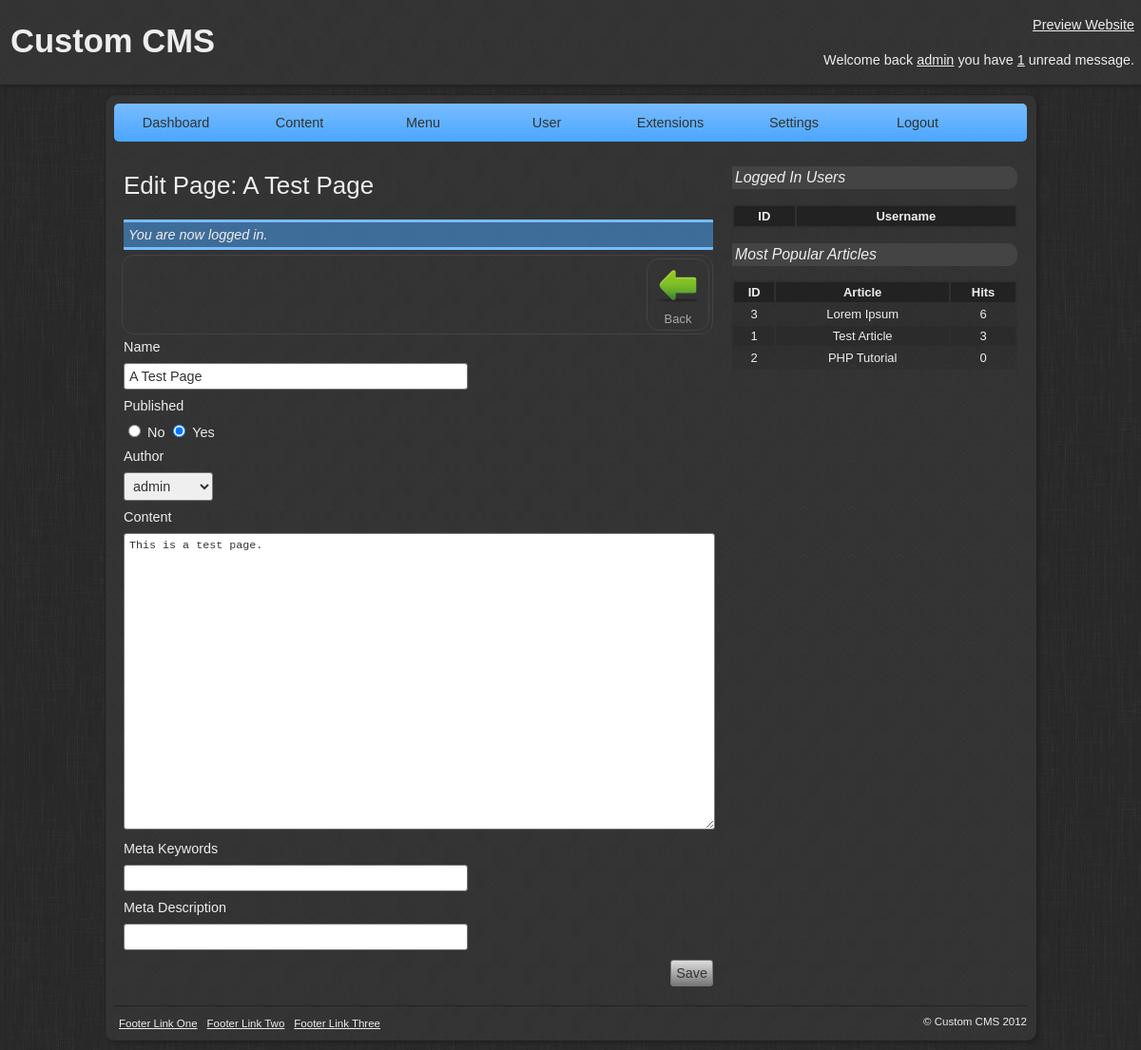
/admin/edit-page.php?id=23 (signed in), run on the app's committed database.
### tables this page shows
CREATE TABLE IF NOT EXISTS `tbl_pages` (
  `id` int(11) NOT NULL AUTO_INCREMENT,
  `author` int(11) NOT NULL,
  `name` varchar(255) NOT NULL,
  `content` text NOT NULL,
  `keywords` varchar(255) NOT NULL,
  `description` varchar(255) NOT NULL,
  `published` int(1) NOT NULL,
  `date_modified` datetime NOT NULL,
  `date_created` datetime NOT NULL,
  PRIMARY KEY (`id`)
);

CREATE TABLE IF NOT EXISTS `tbl_articles` (
  `id` int(11) NOT NULL AUTO_INCREMENT,
  `author` int(11) NOT NULL,
  `category` int(11) NOT NULL,
  `name` varchar(255) NOT NULL,
  `content` text NOT NULL,
  `keywords` varchar(100) NOT NULL,
  `description` varchar(100) NOT NULL,
  `hits` int(11) NOT NULL,
  `published` int(1) NOT NULL,
  `comments` int(1) NOT NULL,
  `date_modified` datetime NOT NULL,
  `date_created` datetime NOT NULL,
  PRIMARY KEY (`id`)
);

### library/core/mysql.php (called while the page is built, shortened)
<?php
class MySQL {
	private $connection;
	public function open_connection() {
		$this->connection = mysql_connect(DATABASE_SERVER, DATABASE_USERNAME, DATABASE_PASSWORD);
		if(!$this->connection) {
			die("MySQL connection failed: " . mysql_error());
		} else {
			$db_select = mysql_select_db(DATABASE_NAME, $this->connection);
		}
	}
	public function query($sql) {
		$result = mysql_query($sql, $this->connection);
		return $result;
	}
	public function fetch_array($result) {
		return mysql_fetch_array($result);
	}
}
$database = new MySQL();
?>

### library/core/message.php (called while the page is built, shortened)
<?php
class Message extends Core {
	public static $table_name = 'messages';
	public static function unread_messages($user) {
		global $database;
		$sql = "SELECT COUNT(*) FROM " . DATABASE_TBL_PREFIX . static::$table_name . " WHERE recieved=0 AND recipient='{$user}'";
		$result = $database->query($sql);
		$row = $database->fetch_array($result);
		return array_shift($row);
	}
}
?>

### library/core/core.php (called while the page is built, shortened)
<?php
class Core {
	protected static $table_name;
	public static function instantiate($record) {
		$object = new $class_name;
		foreach($record as $attribute => $value) {
			if($object->has_attribute($attribute)) {
				$object->$attribute = $value;
			}
		}
		return $object;
	}
	public static function find_all() {
		return static::find_by_sql("SELECT * FROM " . DATABASE_TBL_PREFIX . static::$table_name . " ORDER BY id ASC");
	}
	public static function find_by_id($id=0) {
		$result_array = static::find_by_sql("SELECT * FROM " . DATABASE_TBL_PREFIX . static::$table_name . " WHERE id={$id} LIMIT 1");
		return !empty($result_array) ? array_shift($result_array) : false;
	}
	public static function find_by_sql($sql="") {
		global $database;
		$result = $database->query($sql);
		$object_array = array();
		while($row = $database->fetch_array($result)) {
			$object_array[] = static::instantiate($row);
		}
		return $object_array;
	}
	private function has_attribute($attribute) {
		$object_vars = get_object_vars($this);
		return array_key_exists($attribute, $object_vars);
	}
}
?>

### library/core/permission.php (called while the page is built, shortened)
<?php
class Permission extends Core {
	public static function access($access) {
		global $session;
		$user = User::find_by_id($session->user_id);
	}
}
?>

### library/core/article.php (called while the page is built, shortened)
<?php
class Article extends Core {
	public static $table_name = 'articles';
	public static function most_popular($number = 3) {
		return static::find_by_sql("SELECT * FROM " . DATABASE_TBL_PREFIX . self::$table_name . " ORDER BY hits DESC LIMIT {$number}");
	}
}
?>

### admin/edit-page.php (the view, shortened to what this page needs)
<?php
require_once('../library/load.php');
Permission::access(4);
if($_GET['id']) {
	$page_id = $_GET['id'];
	if($page = Page::find_by_id($_GET['id'])) {
		$page_name = $page->name;
		$date_created = $page->date_created;
	} else {
		$session->message('No page was selected.');
		redirect('manage-pages.php');
	}
} else {
	$session->message('You must select a page to edit.');
	redirect('manage-pages.php');
}
$title = 'Edit Page: '.$page->name;
require(ADMIN_TEMPLATE.'header.php');
?>
<div class="toolbar">
    <a href="./manage-pages.php" class="toolbar-button" title="Back to Manage Pages" onclick="return confirm('Any unsaved changes will be lost. Continue?');"><img src="images/icons/back.png" />Back</a>
</div>
<form action="edit-page.php?id=<?php echo $page_id; ?>" method="post">
	<label for="name" class="label">Name</label>
	<input type="text" name="name" id="name" class="textbox input" value="<?php echo $page->name; ?>" />
	<label for="published" class="label">Published</label>
	<?php
		if($page->published == 0) {
			$published1 = ' checked';
			$published2 = NULL;
		} else {
			$published1 = NULL;
			$published2 = ' checked';
		}
	?>
	<input type="radio" name="published" id="published1" class="radio input" value="0"<?php echo $published1; ?> />
	<label for="published1" class="radiolabel">No</label>
	<input type="radio" name="published" id="published2" class="radio input" value="1"<?php echo $published2; ?> />
	<label for="published2" class="radiolabel">Yes</label>
	<label for="author" class="label">Author</label>
	<select name="author" class="select input">
		<?php
			$users = User::find_all();
			foreach($users as $user):
			if($user->id == $page->author) {
				$selected = ' selected';
			} else {
				$selected = NULL;
			}
		?>
		<option value="<?php echo $user->id; ?>"<?php echo $selected; ?>><?php echo $user->username; ?></option>
		<?php endforeach; ?>
	</select>
	<label for="content" class="label">Content</label>
	<textarea name="content" name="content" class="textarea input editor"><?php echo $page->content; ?></textarea>
	<label for="keywords" class="label">Meta Keywords</label>
	<input type="text" name="keywords" id="keywords" class="textbox input" value="<?php echo $page->keywords; ?>" />
	<label for="description" class="label">Meta Description</label>
	<input type="text" name="description" id="description" class="textbox input" value="<?php echo $page->description; ?>" />
	<div class="buttonset">
    	<input type="submit" name="submit" class="button input" value="Save" />
    </div>
</form>
<?php
require(ADMIN_TEMPLATE.'footer.php');
?>

### templates/admin/newdefault/header.php (shortened to what this page needs)
<!DOCTYPE html>
<html lang="en">
<head>
    <link rel="stylesheet" media="screen" href="../templates/admin/newdefault/css/modal.css" />
    <link rel="stylesheet" media="screen" href="../templates/admin/newdefault/css/style.css" />
</head>
<body>
	<div class="header">
    	<div class="header-left">
        	<h1>Custom CMS</h1>
        </div>
        <div class="header-right">
        	<p><a href="../" title="Preview Website">Preview Website</a></p>
            <p>Welcome back <a href="./profile.php?id=<?php echo $_SESSION['user_id']; ?>" title="Your Profile"><?php echo $_SESSION['user_username']; ?></a> you have <a href="./messages.php"><?php echo Message::unread_messages($_SESSION['user_id']); ?></a> unread message<?php if(Message::unread_messages($_SESSION['user_id']) != 1) { echo 's'; } ?>.</p>
        </div>
    </div>
    <div class="wrapper">
    	<ul class="nav">
        	<li><a href="./" title="Dashboard">Dashboard</a></li>
            <li>
            	<a href="#">Content</a>
            </li>
            <li>
            	<a href="#">Menu</a>
            </li>
            <li>
            	<a href="#">User</a>
            </li>
            <li>
            	<a href="#">Extensions</a>
            </li>
            <li><a href="./settings.php" title="System Settings">Settings</a></li>
            <li><a href="./logout.php" title="Logout">Logout</a></li>
        </ul>
    	<div class="content">
        	<h2><?php echo $title; ?></h2>
            <?php if(isset($_SESSION['message'])) {
				echo '<div class="message">'.$_SESSION['message'].'</div>';
			} ?>

### templates/admin/newdefault/footer.php
</div>
        <div class="sidebar">
        	<h3>Logged In Users</h3>
            <table class="sidebar-table">
            	<tr>
                    <th>ID</th>
                    <th>Username</th>
                </tr>
            </table>
            <h3>Most Popular Articles</h3>
			<table class="sidebar-table">
				<tr>
					<th>ID</th>
					<th>Article</th>
					<th>Hits</th>
				</tr>
				<?php
					$most_popular_articles = Article::most_popular();
					foreach($most_popular_articles as $mpa):
				?>
				<tr>
					<td><?php echo $mpa->id; ?></td>
					<td><?php echo $mpa->name; ?></td>
					<td><?php echo $mpa->hits; ?></td>
				</tr>
				<?php endforeach; ?>
			</table>
        </div>
        <div class="footer">
            <div class="footer-left">
                <ul>
                    <li><a href="#">Footer Link One</a></li>
                    <li><a href="#">Footer Link Two</a></li>
                    <li><a href="#">Footer Link Three</a></li>
                </ul>
            </div>
            <div class="footer-right">
                <p>&copy; Custom CMS 2012</p>
            </div>
        </div>
    </div>
</body>
</html>

### templates/admin/newdefault/css/style.css (style rules this page uses)
body { margin: 0; padding: 0; font: .9em Arial; background: url('../images/background.jpg') #222; }
.header { background: url('../images/background_noise.jpg') #333; color: #EEE; padding: 1px; overflow: hidden; margin: 0; box-shadow: 0px 3px 3px #222; }
.header-left { float: left; }
.header-right { float: right; text-align: right; }
.header h1 { font-size: 2.4em; padding: 0px 0px 0px 10px; }
.header p { padding: 3px 6px; }
.header a, .header a:link, .header a:visited { color: #EEE; }
.wrapper { background: url('../images/background_noise.jpg') #333; width: 960px; margin: 10px auto; overflow: hidden; padding: 10px; color: #EEE; border-radius: 10px; box-shadow: 3px 3px 3px #222, inset 1px 1px 1px #222; }
.nav { background: url('../images/nav.jpg') repeat-x #4BA6FF; background: -moz-linear-gradient(0% 100% 90deg, #4BA6FF, #78BCFF) #4BA6FF; background: -webkit-gradient(linear, 50% 0%, 50% 100%, from(#78BCFF), to(#4BA6FF)); border-radius: 5px }
.nav, .nav ul { margin: 0; padding: 0; list-style: none; width: 960px; float: left; text-align: center; }
.nav li { float: left; width: 130px; }
.nav a { display: block; color: #333; text-decoration: none; padding: 12px 10px; transition: linear all .2s; -moz-transition: linear all .2s; -webkit-transition: linear all .2s; }
.content { width: 620px; float: left; padding: 10px; }
.content h2 { font-size: 1.8em; font-weight: 500; }
.sidebar { width: 300px; float: left; padding: 10px; }
.sidebar h3 { font-size: 1.1em; background: #444; padding: 3px; border-radius: 1px 10px 10px 1px; font-weight: 500; font-style: italic; }
.sidebar-table { width: 100%; font-size: .9em; background: #2F2F2F; background: rgba(11, 11, 11, .1); }
.sidebar-table tr:nth-child(odd) { background: rgba(28, 28, 28, .2); }
.sidebar-table th { background: #222; padding: 3px; border-radius: 1px 1px 0px 0px; }
.sidebar-table td { text-align: center; padding: 3px; }
.footer { width: 960px; padding: 10px 0 0; margin: 10px auto 0px; overflow: hidden; color: #EEE; font-size: .8em; border-top: 1px solid #222; }
.footer-left { float: left; }
.footer-right { float: right; }
.footer p { margin: 0; padding: 0; }
.footer ul { overflow: hidden; text-align: center; list-style: none; margin: 0; padding: 0; }
.footer ul li { float: left; }
.footer ul li a, .footer ul li a:link, .footer ul li a:visited { color: #EEE; display: block; padding: 2px 5px; transition: linear all 0.5s; -moz-transition: linear all 0.5s; -webkit-transition: linear all 0.5s; }
.message { width: 610px; padding: 5px; font-style: italic; margin: 5px auto; border-radius: 1px; background: #4BA6FF; background: rgba(75, 166, 255, .5); border-top: 3px solid #78BCFF; border-bottom: 3px solid #78BCFF; }
.label { display: block; margin: 9px 0; }
.input { padding: 5px; font-size: 1em; border: 1px solid #777; border-radius: 3px; color: #333; transition: linear all 0.5s; -moz-transition: linear all 0.5s; -webkit-transition: linear all 0.5s; }
.textbox { width: 350px; }
.textarea { width: 610px; height: 150px; }
.editor { width: 610px; height: 300px; }
.button { display: block; float: right; margin: 10px 0px 10px 10px; cursor: pointer; background: -moz-linear-gradient(0% 100% 90deg, #999, #DDD) #999; background: -webkit-gradient(linear, 50% 0%, 50% 100%, from(#DDD), to(#777)); }
.radio { border: none; }
.toolbar { float: right; border: 1px solid #444; padding: 3px; border-radius: 13px; margin: 0 0 5px; width: 614px; }
.toolbar-button, .toolbar-button:link, .toolbar-button:visited { padding: 4px 8px; color: #AAA; text-decoration: none; float: right; border-radius: 13px; margin: 0px 0px 0px 5px; border: 1px solid #444; font-size: .9em; text-align: center; vertical-align: baseline; width: 48px; transition: linear all 0.5s; -moz-transition: linear all 0.5s; -webkit-transition: linear all 0.5s; }
.toolbar-button img { border: none; }

### data on the page
tbl_pages: name "Edit Page: A Test Page", name "A Test Page", content "This is a test page."
tbl_articles: id "3", name "Lorem Ipsum", hits "6"
tbl_articles: id "1", name "Test Article", hits "3"
tbl_articles: id "2", name "PHP Tutorial", hits "0"

### other printed values
$_SESSION['user_username'] "admin"
Message::unread_messages($_SESSION['user_id']) "1"
$_SESSION['message'] "You are now logged in."
form field author "admin"
